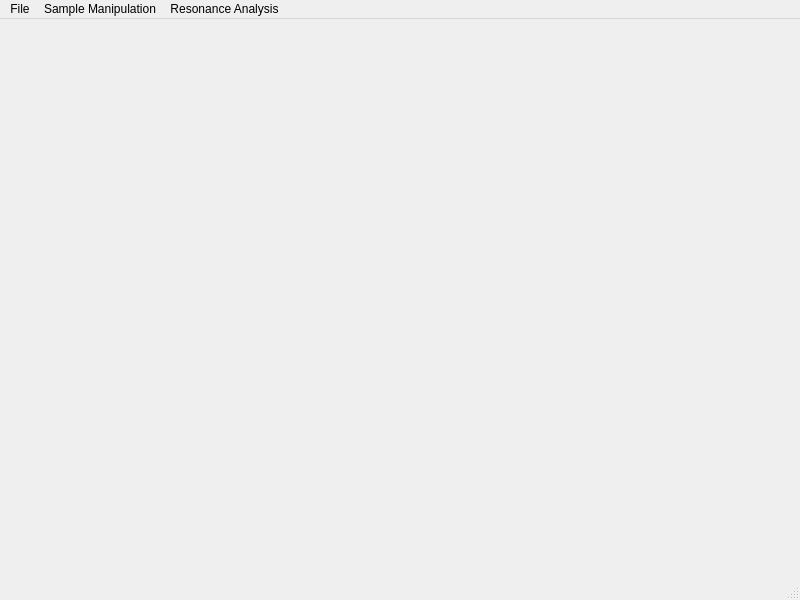
<?xml version="1.0" encoding="UTF-8"?>
<ui version="4.0">
 <class>MainWindow</class>
 <widget class="QMainWindow" name="MainWindow">
  <property name="geometry">
   <rect>
    <x>0</x>
    <y>0</y>
    <width>800</width>
    <height>600</height>
   </rect>
  </property>
  <property name="sizePolicy">
   <sizepolicy hsizetype="Fixed" vsizetype="Fixed">
    <horstretch>0</horstretch>
    <verstretch>0</verstretch>
   </sizepolicy>
  </property>
  <property name="windowTitle">
   <string>MainWindow</string>
  </property>
  <widget class="PPWidget" name="centralwidget"/>
  <widget class="QMenuBar" name="menubar">
   <property name="geometry">
    <rect>
     <x>0</x>
     <y>0</y>
     <width>800</width>
     <height>24</height>
    </rect>
   </property>
   <widget class="QMenu" name="menuFile">
    <property name="title">
     <string>File</string>
    </property>
    <addaction name="actionQuit"/>
   </widget>
   <widget class="QMenu" name="menuSample_Manipulation">
    <property name="title">
     <string>Sample Manipulation</string>
    </property>
    <addaction name="actionStart_Recording"/>
    <addaction name="actionStart_Playback"/>
    <addaction name="actionMaximise_Sample_Volume"/>
    <addaction name="actionGenerate_Test_Sample"/>
    <addaction name="actionStop_Current_Work"/>
   </widget>
   <widget class="QMenu" name="menuResonance_Analysis">
    <property name="title">
     <string>Resonance Analysis</string>
    </property>
    <addaction name="separator"/>
    <addaction name="actionStart_Resonance_Analysis"/>
    <addaction name="actionPlayback_Resonance_Analysis"/>
   </widget>
   <addaction name="menuFile"/>
   <addaction name="menuSample_Manipulation"/>
   <addaction name="menuResonance_Analysis"/>
  </widget>
  <widget class="PPStatusBar" name="statusbar"/>
  <action name="actionQuit">
   <property name="text">
    <string>Quit</string>
   </property>
  </action>
  <action name="actionStart_Recording">
   <property name="text">
    <string>Start Recording</string>
   </property>
  </action>
  <action name="actionStart_Playback">
   <property name="text">
    <string>Start Playback</string>
   </property>
  </action>
  <action name="actionMaximise_Sample_Volume">
   <property name="text">
    <string>Maximise Sample Volume</string>
   </property>
  </action>
  <action name="actionGenerate_Test_Sample">
   <property name="text">
    <string>Generate Test Sample</string>
   </property>
  </action>
  <action name="actionStop_Current_Work">
   <property name="text">
    <string>Stop Current Work</string>
   </property>
  </action>
  <action name="actionStart_Resonance_Analysis">
   <property name="text">
    <string>Start Resonance Analysis</string>
   </property>
  </action>
  <action name="actionPlayback_Resonance_Analysis">
   <property name="text">
    <string>Playback Resonance Analysis</string>
   </property>
  </action>
 </widget>
 <customwidgets>
  <customwidget>
   <class>PPWidget</class>
   <extends>QWidget</extends>
   <header>ppwidget.h</header>
   <container>1</container>
  </customwidget>
  <customwidget>
   <class>PPStatusBar</class>
   <extends>QStatusBar</extends>
   <header>ppstatusbar.h</header>
  </customwidget>
 </customwidgets>
 <resources/>
 <connections/>
</ui>
